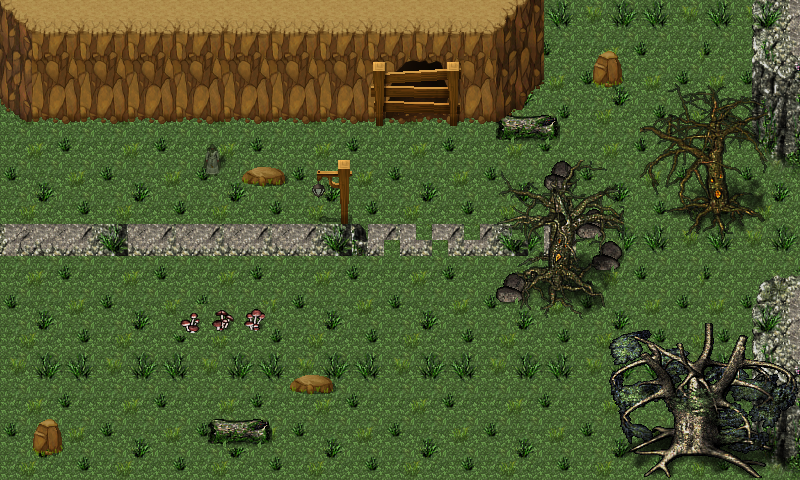

Tiled map render using the project's own tile images. Description and the map definition, with tile-layer contents summarised, below:
An orthogonal 50x30 tile map with 16x16 px tiles, 2 tile layers (floor, objects), 4 tilesets and 169 objects (10x 3, 4x 0, 3x 2).

<map version="1.0" orientation="orthogonal" renderorder="right-up" width="50" height="30" tilewidth="16" tileheight="16" nextobjectid="219">
 <properties>
  <property name="InitX" value="2" />
  <property name="InitY" value="14" />
 </properties>
 <tileset firstgid="1" name="adventuretiles_exterior" tilewidth="16" tileheight="16" tilecount="1620">
  <image source="adventuretiles_exterior.png" trans="ffffff" width="480" height="864" />
 </tileset>
 <tileset firstgid="1621" name="B-E_HF1R_Outdoors_5" tilewidth="16" tileheight="16" tilecount="1024">
  <image source="B-E_HF1R_Outdoors_5.png" trans="ffffff" width="512" height="512" />
 </tileset>
 <tileset firstgid="2645" name="A5_HF1R_Outdoors" tilewidth="16" tileheight="16" tilecount="512">
  <image source="A5_HF1R_Outdoors.png" trans="ffffff" width="256" height="512" />
 </tileset>
 <tileset firstgid="3157" name="err" tilewidth="16" tileheight="16" tilecount="48">
  <image source="err.png" trans="ffffff" width="105" height="140" />
 </tileset>
 <layer name="floor" width="50" height="30">
  <data>[1500 cells, 1500 non-empty, 113 distinct tile ids]</data>
 </layer>
 <layer name="objects" width="50" height="30">
  <data>[1500 cells, 608 non-empty, 424 distinct tile ids]</data>
 </layer>
 <objectgroup name="Portals">
  <object id="35" name="Village" type="0" x="8" y="216" />
  <object id="36" name="Village" type="0" x="8" y="232" />
  <object id="37" name="Village" type="0" x="8" y="248" />
  <object id="39" name="Village" type="0" x="8" y="264" />
  <object id="208" name="Cave" type="3" x="392" y="100" />
  <object id="209" name="Cave" type="3" x="408" y="100" />
  <object id="211" name="Cave" type="3" x="424" y="100" />
  <object id="212" name="Cave" type="3" x="440" y="100" />
 </objectgroup>
 <objectgroup name="Collisions">
  <object id="44" x="8" y="200" />
  <object id="45" x="8" y="184" />
  <object id="46" x="8" y="168" />
  <object id="47" x="8" y="156" />
  <object id="48" x="8" y="148" />
  <object id="49" x="8" y="136" />
  <object id="50" x="8" y="124" />
  <object id="51" x="8" y="108" />
  <object id="52" x="24" y="108" />
  <object id="53" x="40" y="108" />
  <object id="54" x="56" y="108" />
  <object id="55" x="72" y="104" />
  <object id="56" x="88" y="104" />
  <object id="57" x="104" y="104" />
  <object id="58" x="120" y="104" />
  <object id="59" x="136" y="104" />
  <object id="60" x="152" y="104" />
  <object id="61" x="172" y="104" />
  <object id="62" x="188" y="104" />
  <object id="63" x="204" y="104" />
  <object id="64" x="216" y="104" />
  <object id="65" x="232" y="104" />
  <object id="66" x="248" y="104" />
  <object id="67" x="264" y="104" />
  <object id="68" x="280" y="104" />
  <object id="69" x="296" y="104" />
  <object id="70" x="312" y="104" />
  <object id="71" x="328" y="104" />
  <object id="72" x="344" y="104" />
  <object id="73" x="360" y="104" />
  <object id="74" x="376" y="104" />
  <object id="75" x="456" y="104" />
  <object id="76" x="472" y="104" />
  <object id="77" x="488" y="104" />
  <object id="78" x="504" y="104" />
  <object id="79" x="516" y="88" />
  <object id="80" x="532" y="72" />
  <object id="81" x="532" y="56" />
  <object id="82" x="536" y="40" />
  <object id="83" x="536" y="24" />
  <object id="84" x="536" y="8" />
  <object id="85" x="552" y="8" />
  <object id="86" x="568" y="8" />
  <object id="87" x="584" y="8" />
  <object id="88" x="600" y="8" />
  <object id="89" x="620" y="8" />
  <object id="90" x="632" y="8" />
  <object id="96" x="648" y="8" />
  <object id="97" x="664" y="8" />
  <object id="98" x="680" y="8" />
  <object id="99" x="696" y="8" />
  <object id="100" x="712" y="8" />
  <object id="101" x="728" y="8" />
  <object id="102" x="744" y="8" />
  <object id="103" x="8" y="280" />
  <object id="104" x="8" y="296" />
  <object id="105" x="8" y="312" />
  <object id="106" x="8" y="328" />
  <object id="107" x="8" y="344" />
  <object id="108" x="8" y="360" />
  <object id="109" x="8" y="376" />
  <object id="110" x="8" y="392" />
  <object id="111" x="8" y="412" />
  <object id="112" x="8" y="428" />
  <object id="113" x="8" y="444" />
  <object id="115" x="8" y="456" />
  <object id="116" x="8" y="472" />
  <object id="117" x="24" y="472" />
  <object id="118" x="40" y="472" />
  <object id="119" x="56" y="472" />
  <object id="120" x="72" y="472" />
  <object id="121" x="88" y="472" />
  <object id="122" x="104" y="472" />
  <object id="123" x="120" y="472" />
  <object id="124" x="136" y="472" />
  <object id="125" x="152" y="472" />
  <object id="126" x="168" y="472" />
  <object id="127" x="184" y="472" />
  <object id="128" x="200" y="472" />
  <object id="129" x="220" y="472" />
  <object id="130" x="236" y="472" />
  <object id="131" x="248" y="472" />
  <object id="132" x="264" y="472" />
  <object id="133" x="280" y="472" />
  <object id="134" x="296" y="472" />
  <object id="135" x="312" y="472" />
  <object id="136" x="328" y="472" />
  <object id="137" x="344" y="472" />
  <object id="138" x="360" y="472" />
  <object id="139" x="376" y="472" />
  <object id="140" x="392" y="472" />
  <object id="141" x="408" y="472" />
  <object id="142" x="424" y="472" />
  <object id="143" x="444" y="472" />
  <object id="144" x="456" y="472" />
  <object id="145" x="472" y="472" />
  <object id="146" x="488" y="472" />
  <object id="147" x="508" y="472" />
  <object id="148" x="520" y="472" />
  <object id="149" x="536" y="472" />
  <object id="150" x="552" y="472" />
  <object id="151" x="568" y="472" />
  <object id="152" x="584" y="472" />
  <object id="153" x="604" y="472" />
  <object id="154" x="616" y="472" />
  <object id="155" x="628" y="472" />
  <object id="156" x="636" y="472" />
  <object id="157" x="648" y="472" />
  <object id="158" x="664" y="472" />
  <object id="159" x="680" y="472" />
  <object id="160" x="696" y="472" />
  <object id="161" x="712" y="472" />
  <object id="162" x="728" y="472" />
  <object id="163" x="744" y="472" />
  <object id="164" x="760" y="472" />
  <object id="165" x="776" y="472" />
  <object id="166" x="788" y="472" />
  <object id="167" x="796" y="472" />
  <object id="168" x="760" y="12" />
  <object id="169" x="760" y="24" />
  <object id="172" x="760" y="40" />
  <object id="173" x="760" y="56" />
  <object id="174" x="760" y="72" />
  <object id="175" x="760" y="88" />
  <object id="176" x="760" y="104" />
  <object id="177" x="760" y="120" />
  <object id="178" x="760" y="140" />
  <object id="179" x="776" y="152" />
  <object id="180" x="792" y="152" />
  <object id="181" x="792" y="168" />
  <object id="182" x="792" y="184" />
  <object id="183" x="792" y="196" />
  <object id="184" x="792" y="204" />
  <object id="185" x="792" y="216" />
  <object id="186" x="792" y="232" />
  <object id="187" x="792" y="252" />
  <object id="188" x="792" y="260" />
  <object id="189" x="792" y="276" />
  <object id="190" x="780" y="276" />
  <object id="191" x="764" y="284" />
  <object id="192" x="764" y="296" />
  <object id="193" x="760" y="312" />
  <object id="194" x="760" y="328" />
  <object id="195" x="760" y="340" />
  <object id="198" x="760" y="356" />
  <object id="199" x="760" y="372" />
  <object id="202" x="760" y="384" />
  <object id="203" x="760" y="400" />
  <object id="204" x="760" y="416" />
  <object id="205" x="760" y="432" />
  <object id="206" x="760" y="448" />
  <object id="207" x="760" y="460" />
 </objectgroup>
 <objectgroup name="Enemies">
  <object id="40" name="Harpy" type="2" x="216" y="328" />
  <object id="41" name="Harpy" type="2" x="264" y="168" />
  <object id="42" name="Skeleton" type="3" x="552" y="308" />
  <object id="43" name="Skeleton" type="3" x="312" y="376" />
  <object id="214" name="Skeleton" type="3" x="520" y="136" />
  </objectgroup>
 <objectgroup name="NPCs">
  <!-- 3 objects omitted --></objectgroup>
</map>
<!-- 4 of 169 objects omitted -->
